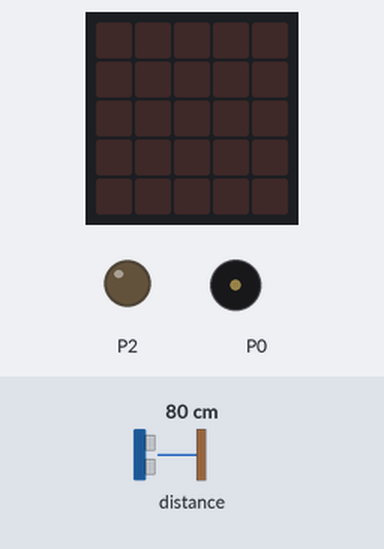
Simulated run of this program. Board: BBC micro:bit (MakeCode). Shown: the board's 5×5 LED display, output pins drawn as LEDs (lit = HIGH), buzzer (waves = sounding). The test bench sets the inputs (shaded band); at power-on: distance to the obstacle 80 cm. The echo pulse lasts 58.3 µs per cm; pins used as bus, display or sensor lines are not drawn.

Above: at 1.2 s.
1.3 s: distance to the obstacle set to 28 cm
2.8 s: distance to the obstacle set to 22 cm
At 3.9 s:
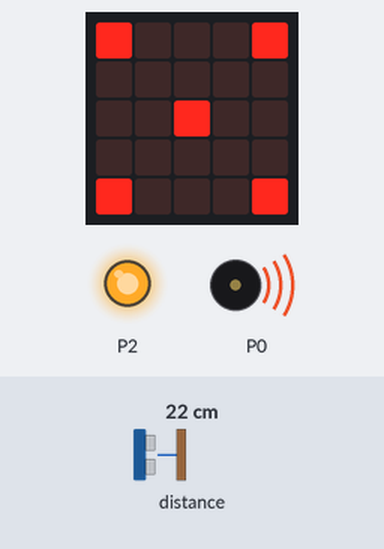
4.3 s: distance to the obstacle set to 35 cm
At 5.8 s:
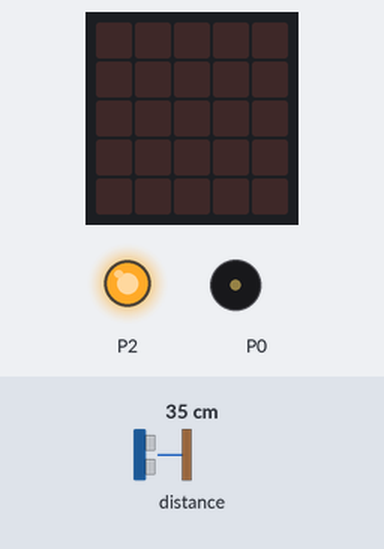
6.1 s: distance to the obstacle set to 2 cm
At 6.7 s:
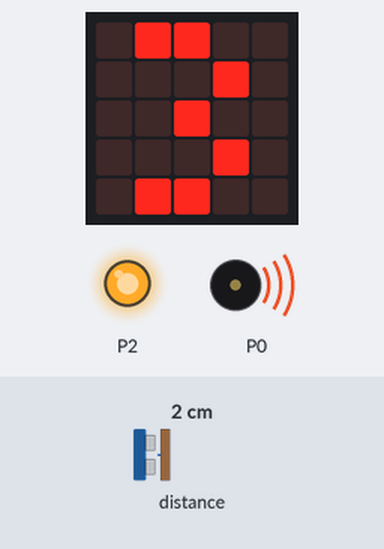
7.6 s: distance to the obstacle set to 9 cm
At 8.7 s:
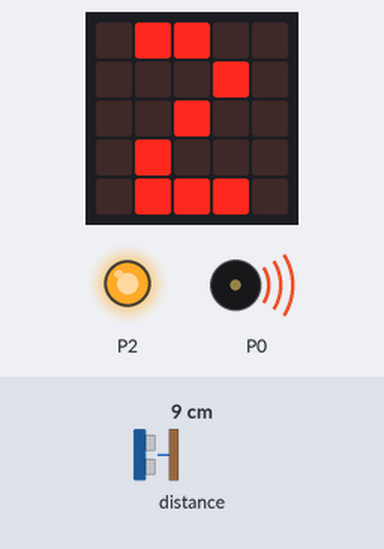
9.5 s: distance to the obstacle set to 6 cm
11.1 s: distance to the obstacle set to 3 cm
At 12.3 s:
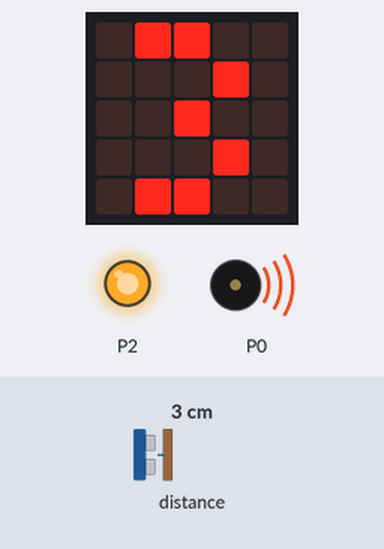
Timing chart, 0 to 13.8 s (numbered marks = the images above; inputs shaded):
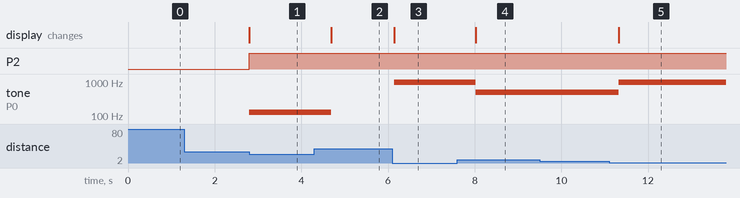

The program:

main.ts
```typescript
let tempo = 0
let distancia = 0
basic.forever(function () {

})
basic.forever(function () {
    // 1. Pulso de ativação do sensor (Trig no P0)
    pins.digitalWritePin(DigitalPin.P0, 0)
    control.waitMicros(2)
    pins.digitalWritePin(DigitalPin.P0, 1)
    control.waitMicros(10)
    pins.digitalWritePin(DigitalPin.P0, 0)
    // 2. Leitura do eco (Echo no P1)
    tempo = pins.pulseIn(DigitalPin.P1, PulseValue.High)
    distancia = Math.idiv(tempo, 58)
    // 3. Lógica Proporcional (Leds e Som)
    if (distancia > 0 && distancia < 25) {
        if (distancia < 5) {
            // Muito perto: Som agudo e tela cheia
            // Nota Si (B5) - Vibrante
            music.ringTone(988)
            basic.showLeds(`
                . # # . .
                . . . # .
                . . # . .
                . . . # .
                . # # . .
                `)
        } else if (distancia < 10) {
            // Nota Si (B4)
            music.ringTone(494)
            basic.showLeds(`
                . # # . .
                . . . # .
                . . # . .
                . # . . .
                . # # # .
                `)
        } else if (distancia < 15) {
            // Nota Mi (E4)
            music.ringTone(330)
            basic.showLeds(`
                . . # . .
                . # # . .
                . . # . .
                . . # . .
                . . # . .
                `)
        } else {
            // Entre 15 e 25cm: Som grave e apenas um ponto
            // Nota Dó (C3)
            music.ringTone(131)
            // Opcional: acende algo no P2
            pins.digitalWritePin(DigitalPin.P2, 1)
            basic.showLeds(`
                # . . . #
                . . . . .
                . . # . .
                . . . . .
                # . . . #
                `)
        }
    } else {
        // Longe ou sem detecção: Desliga tudo
        music.stopAllSounds()
        basic.clearScreen()
    }
    basic.pause(50)
})
```

test.ts
```typescript
// testes vão aqui; isto não será compilado quando este pacote for usado como uma extensão.
```

Measured:
- the behaviour switches between 25 and 24 cm on distance to the obstacle (found by bisection; images 0 and 1)
- the behaviour switches between 5 and 4 cm on distance to the obstacle (found by bisection; images 4 and 5)
- after the input at 1.3 s, every drawn part: stays the same
- after the input at 2.8 s, P2: LOW → HIGH at once; tone on P0: silent → 131 Hz at once; the display: changes at once (image 1)
- after the input at 4.3 s, tone on P0: 131 Hz → silent after 0.39 s; the display: changes after 0.39 s (image 2)
- after the input at 6.1 s, tone on P0: silent → 988 Hz at once; the display: changes at once (image 3)
- after the input at 7.6 s, tone on P0: 988 Hz → 494 Hz after 0.43 s; the display: changes after 0.43 s (image 4)
- after the input at 9.5 s, every drawn part: stays the same
- after the input at 11.1 s, tone on P0: 494 Hz → 988 Hz after 0.22 s; the display: changes after 0.22 s (image 5)
